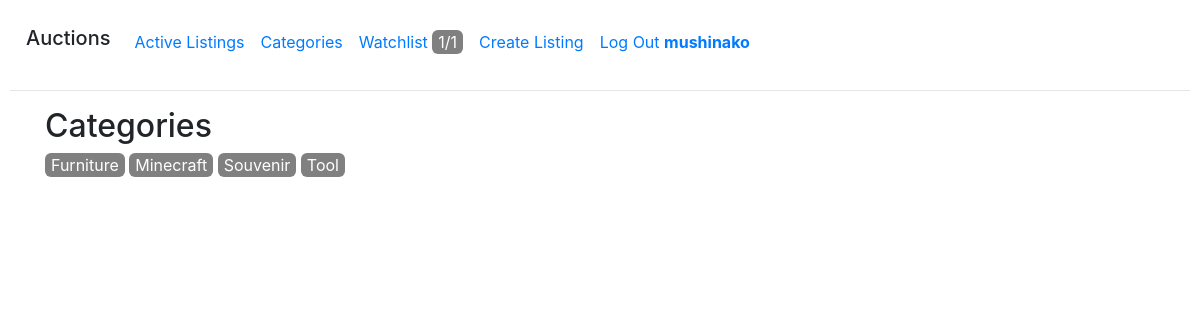
Page /category (signed in) on the committed database.
### auctions/models.py (models this page shows)
class User(AbstractUser):
    def __str__(self) -> str:
        return f"{self.username}"

class Category(models.Model):
    name = models.CharField(max_length=64)
    def __str__(self) -> str:
        return f"{self.name}"

### auctions/views/render.py (the view)
# urls.py: path("category", views.categories, name="categories"),
def categories(request: HttpRequest) -> HttpResponse:
    categories = Category.objects.all()
    return render(request, "auctions/categories.html", {
        "categories": categories,
    })

### auctions/context_processors.py (called while the page is built)
def wishlist_length(request: HttpRequest) -> Dict[str, str]:
    user = request.user
    if user.is_authenticated:
        lt_manager: Listing.objects = user.watchlist
        len_wishlist = lt_manager.all().count()
        len_wishlist_active = lt_manager.filter(active=True).count()
    else:
        len_wishlist = len_wishlist_active = 0
    return {
        "wishlist_len": f"{len_wishlist_active}/{len_wishlist}"
    }

### auctions/templates/auctions/categories.html (shortened to what this page needs)
{% extends "auctions/layout.html" %}
{% load static %}
{% block head %}
    <link href="{% static 'auctions/css/categories.css' %}" rel="stylesheet">
{% endblock head %}
{% block body %}
    <h2>Categories</h2>
    <div class="lt-categories">
        {% for cat in categories|dictsort:'name' %}
            <div class="content"><a href="{% url 'category' cat %}">{{ cat }}</a></div>
        {% empty %}
            <div>No categories yet</div>
        {% endfor %}
    </div>
{% endblock body %}

### auctions/templates/auctions/layout.html (shortened to what this page needs)
{% load static %}
<!DOCTYPE html>
<html lang="en">
    <head>
        <link rel="stylesheet" href="https://stackpath.bootstrapcdn.com/bootstrap/4.4.1/css/bootstrap.min.css">
        <link href="{% static 'auctions/css/styles.css' %}" rel="stylesheet">
        {% block head %}
        {% endblock head %}
    </head>
    <body>
        <nav class="navbar navbar-expand">
            <h1 class="navbar-brand">Auctions</h1>
            <ul class="nav navbar-nav">
                <li class="nav-item">
                    <a class="nav-link" href="{% url 'index' %}">Active Listings</a>
                </li>
                <li class="nav-item">
                    <a class="nav-link" href="{% url 'categories' %}">Categories</a>
                </li>
                {% if user.is_authenticated %}
                    <li class="nav-item">
                        <a class="nav-link" href="{% url 'watchlist' %}">
                            Watchlist
                            <span class="wishlist-len">{{ wishlist_len }}</span>
                        </a>
                    </li>
                    <li class="nav-item">
                        <a class="nav-link" href="{% url 'new' %}">Create Listing</a>
                    </li>
                {% endif %}
                {% if user.is_authenticated %}
                    <li class="nav-item">
                        <a class="nav-link" href="{% url 'logout' %}">
                            Log Out
                            <span class="login">
                                <strong>{{ user.username }}</strong>
                            </span>
                        </a>
                    </li>
                {% endif %}
            </ul>
        </nav>
        <hr>
        <main class="container">
            {% block body %}
            {% endblock body %}
        </main>
    </body>
</html>

### auctions/static/auctions/css/styles.css (style rules this page uses)
body { padding: 10px; }
a.nav-link { display: inline-block; }
.wishlist-len, .lt-categories .content { color: white; display: inline-block; padding: 0 6px; border-radius: 6px; background-color: grey; }
.lt-categories .content a { color: white; text-decoration: none; }

### rows in the picture
User: username "mushinako"
Category: name "Furniture"
Category: name "Minecraft"
Category: name "Souvenir"
Category: name "Tool"

### other values in the picture
{{ wishlist_len }} "1/1"
